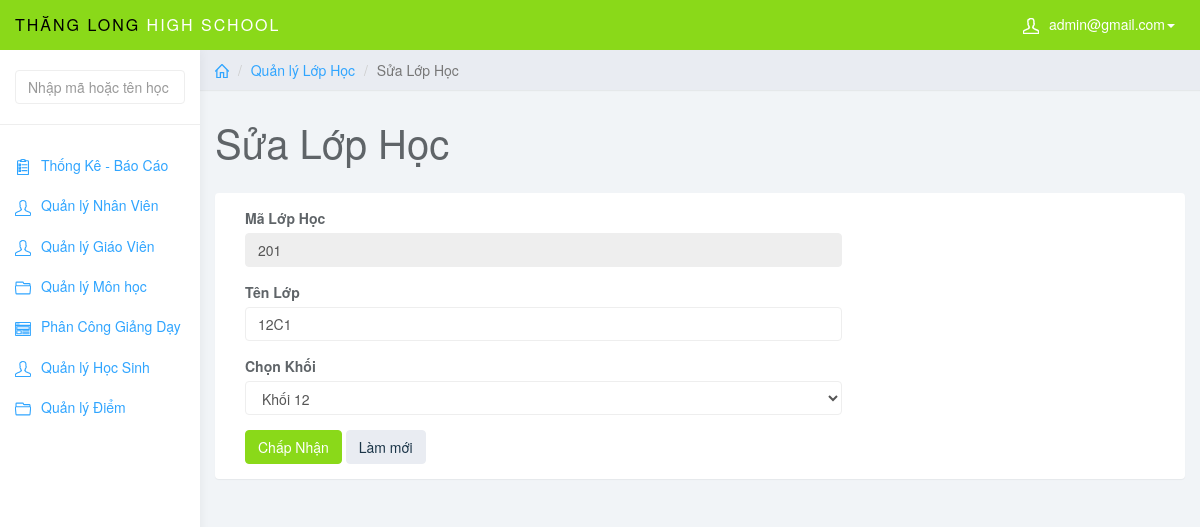
Page /admin/index.php?page=edit_class&id_class=201 (signed in) on the committed database.
### tables this page shows
CREATE TABLE `lophoc` (
  `MaLopHoc` varchar(10) NOT NULL,
  `Tenlophoc` varchar(20) NOT NULL,
  `KhoiHoc` varchar(10) NOT NULL,
  PRIMARY KEY (`MaLopHoc`)
);

### admin/edit_class.php (the view, shortened to what this page needs)
<?php
$id_class = $_GET['id_class'];
$query = mysqli_query($conn, "SELECT * FROM lophoc WHERE MaLopHoc = $id_class");
$row = mysqli_fetch_assoc($query);
?>
<div class="col-sm-9 col-sm-offset-3 col-lg-10 col-lg-offset-2 main">
    <div class="row">
        <ol class="breadcrumb">
            <li><a href="index.php"><svg class="glyph stroked home">
                        <use xlink:href="#stroked-home"></use>
                    </svg></a></li>
            <li><a href="index.php?page=class">Quản lý Lớp Học</a></li>
            <li class="active">Sửa Lớp Học</li>
        </ol>
    </div>
    <div class="row">
        <div class="col-lg-12">
            <h1 class="page-header">Sửa Lớp Học</h1>
        </div>
    </div>
    <div class="row">
        <div class="col-lg-12">
            <div class="panel panel-default">
                <div class="panel-body">
                    <div class="col-md-8">
                        <form role="form" method="post">
                            <div class="form-group">
                                <label>Mã Lớp Học</label>
                                <input name="class_id" required type="text" class="form-control" readonly="true"
                                    value="<?php echo $row['MaLopHoc']; ?>">
                            </div>
                            <div class="form-group">
                                <label>Tên Lớp</label>
                                <input name="class_name" required type="text" class="form-control"
                                    value="<?php echo $row['Tenlophoc']; ?>">
                            </div>
                            <div class="form-group">
                                <label>Chọn Khối</label>
                                <select name="class_level" class="form-control">
                                    <option value=12 <?php if ($row['KhoiHoc'] == 12) {
                                                            echo 'selected';
                                                        } ?>>Khối 12</option>
                                </select>
                            </div>
                            <button name="sbm" type="submit" class="btn btn-success">Chấp Nhận</button>
                            <button type="reset" class="btn btn-default">Làm mới</button>
                    </div>
                </div>
            </div>
        </div>
    </div>
</div>

### admin/css/styles.css (style rules this page uses)
body { background: #f1f4f7; padding-top: 50px; color: #5f6468; }
a, a:hover, a:focus { color: #30a5ff; }
h1, h2, h3, h4, h5, h6 { color: #5f6468; }
h1 { font-weight: 300; font-size: 40px; }
.form-control { border: 1px solid #eee; box-shadow: none; }
.btn-default, .btn-default:hover, .btn-default:focus, .btn-default:active, .btn-default.active, .open > .dropdown-toggle.btn-default, .btn-default.disabled, .btn-default[disabled], fieldset[disabled] .btn-default, .btn-default.disabled:hover, .btn-default[disabled]:hover, fieldset[disabled] .btn-default:hover, .btn-default.disabled:focus, .btn-default[disabled]:focus, fieldset[disabled] .btn-default:focus, .btn-default.disabled:active, .btn-default[disabled]:active, fieldset[disabled] .btn-default:active, .btn-default.disabled.active, .btn-default[disabled].active, fieldset[disabled] .btn-default.active { background-color: #e9ecf2; border-color: #e9ecf2; color: #1b3548; }
.btn-success, .btn-success:hover, .btn-success:focus, .btn-success:active, .btn-success.active, .open > .dropdown-toggle.btn-success, .btn-success.disabled, .btn-success[disabled], fieldset[disabled] .btn-success, .btn-success.disabled:hover, .btn-success[disabled]:hover, fieldset[disabled] .btn-success:hover, .btn-success.disabled:focus, .btn-success[disabled]:focus, fieldset[disabled] .btn-success:focus, .btn-success.disabled:active, .btn-success[disabled]:active, fieldset[disabled] .btn-success:active, .btn-success.disabled.active, .btn-success[disabled].active, fieldset[disabled] .btn-success.active { background-color: #8ad919; border-color: #8ad919; }
.panel { border: 0; }
.breadcrumb { border-radius: 0; padding: 10px 15px; background: #e9ecf2; box-shadow: 0 1px 1px rgba(0, 0, 0, .05); margin: 0 ; }
h1.page-header { margin-top: 30px; border-bottom: 0; }
.breadcrumb .glyph { height: 14px; width: 14px; margin: -2px 0 0 0; stroke-width: 4px; }

### rows in the picture
lophoc: class_id "201", class_name "12C1", class_level "Khối 12"

### other values in the picture
$_SESSION['mail_user'] "admin@gmail.com"
